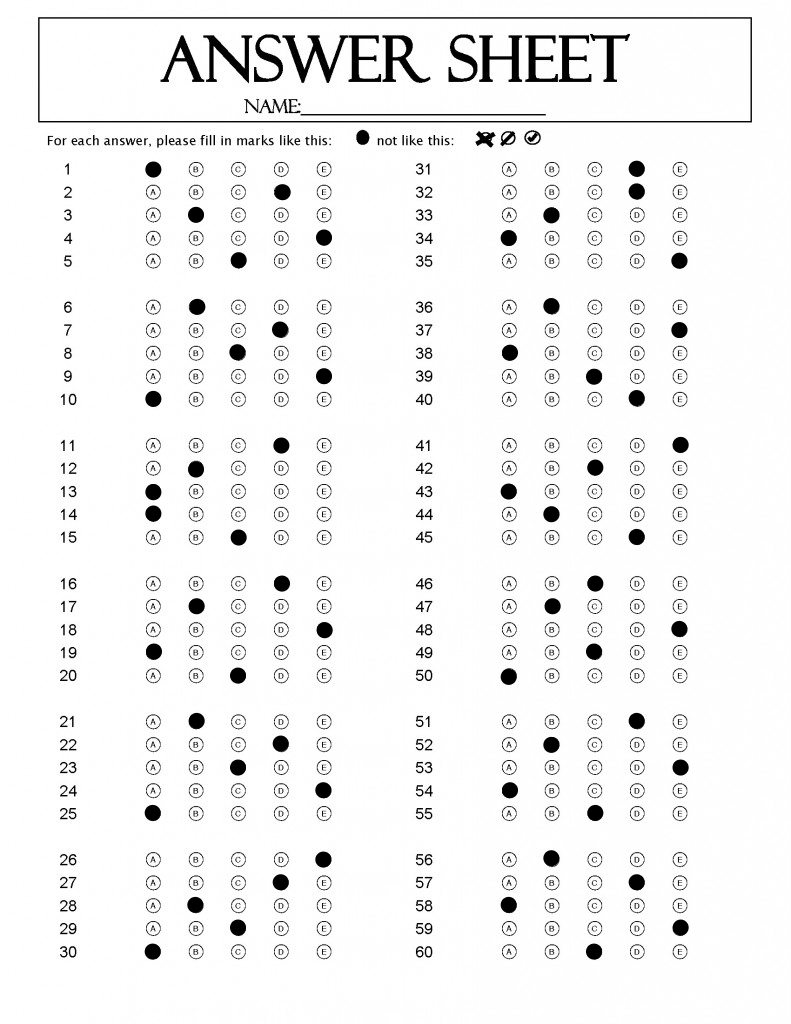
#> input picture ans/123.png, 791 x 1024 px, found by its file name
$ python ans.py
#> lines starting #> are read from the running program, lines starting #| are printed output that depends on the picture; after the words box and inside, x2 and y2 are one past the last pixel; in counts of white or black regions, pixels touching at a corner belong together
import cv2
import pandas as pd
import numpy as np

height = 800
width = 600
questions = 5
answers = 5


def split_image(image):
    # make the number of rows and columns
    # a multiple of 5 (questions = answers = 5)
    r = len(image) // questions * questions
    c = len(image[0]) // answers * answers
    image = image[:r, :c]
    # split the image horizontally (row-wise)
    rows = np.vsplit(image, questions)
    boxes = []
    for row in rows:
        # split each row vertically (column-wise)
        cols = np.hsplit(row, answers)
        for box in cols:
            boxes.append(box)
    return boxes
def Character_table(j):
    if j == 0:
        return "A"
    elif j == 1:
        return "B"
    elif j == 2:
        return "C"
    elif j == 3:
        return "D"
    elif j == 4:
        return "E"

ans123 = []
rs = ""
df = pd.DataFrame(columns=['Answers'])
img = cv2.imread("D:/data/ans/123.png")
#> img is the input picture: shape (1024, 791, 3); min 0, max 255, mean 242.4
rs_img = cv2.resize(img, (width, height))

for i in range(0, 6):
    ans_img = rs_img[120+(i * 105):(220+(i*110)), 100:260]
    gray = cv2.cvtColor(ans_img, cv2.COLOR_BGR2GRAY)
    _, thresh = cv2.threshold(gray, 170, 255, cv2.THRESH_BINARY_INV)
    boxes = split_image(thresh)

    for i in range(0, questions):
        user_answer = None

        for j in range(answers):
            pixels = cv2.countNonZero(boxes[j + i * 5])
            if user_answer is None or pixels > user_answer[1]:
                user_answer = (j,pixels)
                s = j
        rs = Character_table(s)
        ans123.insert(len(ans123),rs)
#> this loop made 6 passes
#> r in split_image on passes 1 to 6: 100, 105, 110, 115, 120, 125
#> pass 1, `_, thresh = cv2.threshold(gray, 170, 255, cv2.THRESH_BINARY_INV)`:
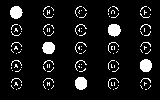
#> thresh: shape (100, 160); 8.3% white; 112 white regions (102 under 20 px), largest, box (x1, y1, x2, y2) and area: (108, 24, 121, 37) 131, (75, 77, 87, 90) 129, (10, 6, 23, 19) 128
#> after the loop:
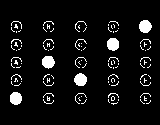
#> thresh: shape (125, 160); 6.8% white; 101 white regions (92 under 20 px), largest, box (x1, y1, x2, y2) and area: (139, 20, 152, 33) 131, (74, 73, 87, 86) 130, (42, 56, 55, 69) 129
#> after the loop, ans123 = 30 items, first 6: 'A', 'D', 'B', 'E', 'C', 'B'; s = 0

for i in range(0, 6):
    ans_img = rs_img[120+(i * 105):(220+(i*110)), 375:530]
    gray = cv2.cvtColor(ans_img, cv2.COLOR_BGR2GRAY)
    _, thresh = cv2.threshold(gray, 170, 255, cv2.THRESH_BINARY_INV)
    boxes = split_image(thresh)

    for i in range(0, questions):
        user_answer = None
        for j in range(answers):
            pixels = cv2.countNonZero(boxes[j + i * 5])
            if user_answer is None or pixels > user_answer[1]:
                user_answer = (j, pixels)
                s = j
        rs = Character_table(s)
        ans123.insert(len(ans123),rs)
#> this loop made 6 passes
#> pass 1, `ans_img = rs_img[120+(i * 105):(220+(i*110)), 375:530]`:
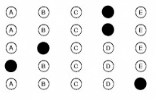
#> ans_img: shape (100, 155, 3); min 0, max 255, mean 235.5
#> pass 1, `_, thresh = cv2.threshold(gray, 170, 255, cv2.THRESH_BINARY_INV)`:
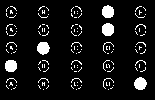
#> thresh: shape (100, 155); 8.3% white; 128 white regions (121 under 20 px), largest, box (x1, y1, x2, y2) and area: (102, 23, 114, 36) 130, (37, 42, 50, 55) 128, (134, 77, 147, 90) 127
#> pass 2, `ans_img = rs_img[120+(i * 105):(220+(i*110)), 375:530]`:
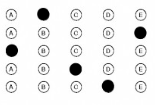
#> ans_img: shape (105, 155, 3); min 0, max 255, mean 236.2
#> after the loop:
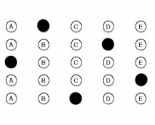
#> ans_img: shape (125, 155, 3); min 0, max 255, mean 239.1
#> after the loop:
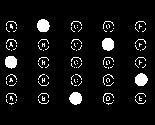
#> thresh: shape (125, 155); 7% white; 107 white regions (100 under 20 px), largest, box (x1, y1, x2, y2) and area: (37, 19, 50, 32) 133, (135, 73, 148, 86) 129, (69, 92, 82, 105) 129
#> after the loop, ans123 = 60 items, first 6: 'A', 'D', 'B', 'E', 'C', 'B'; s = 2

for i in range(0, len(ans123)):
    df.loc[i+1, 'Answers'] = ans123[i]
#> this loop made 60 passes
# export all answer to Answer_123.csv
df.to_csv('Answer_123.csv')
